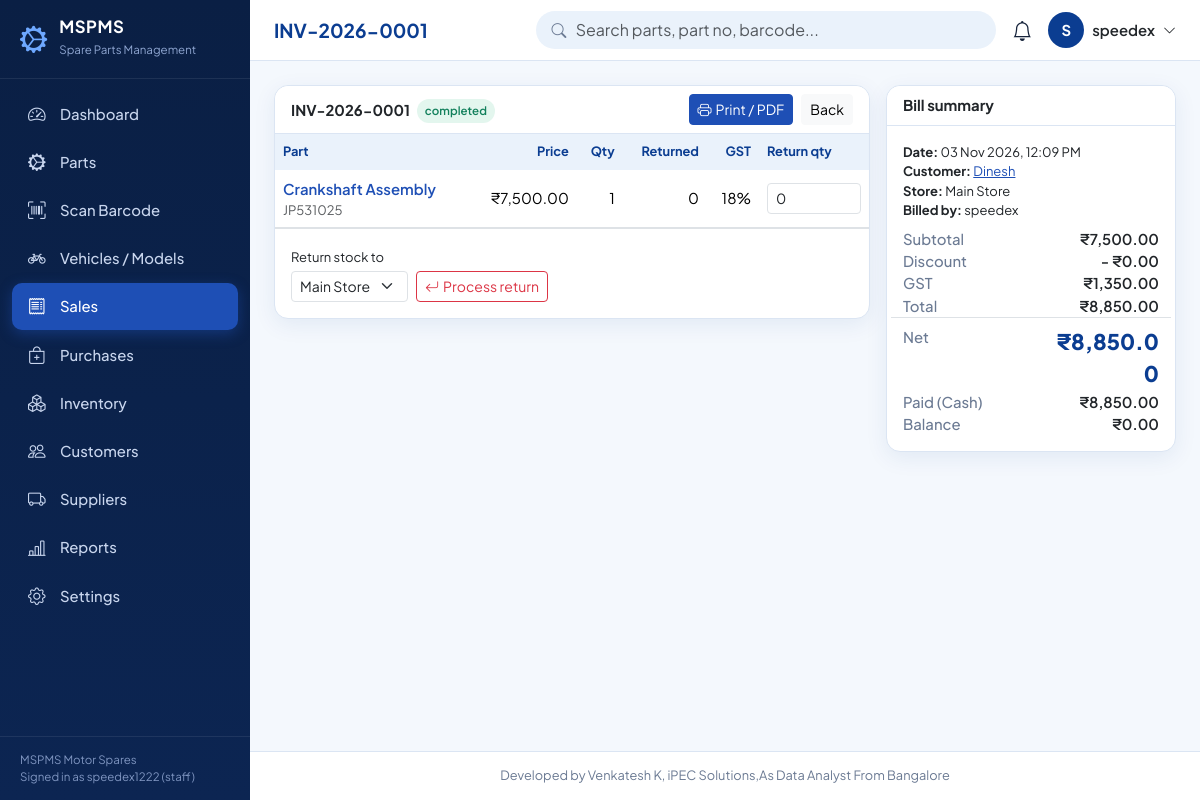
The app's page /sales/1 (signed in) with its own data.
### tables this page shows
CREATE TABLE settings (
    key   TEXT PRIMARY KEY,
    value TEXT
);

CREATE TABLE users (
    id            INTEGER PRIMARY KEY AUTOINCREMENT,
    username      TEXT NOT NULL UNIQUE COLLATE NOCASE CHECK (length(username) >= 3),
    password_hash TEXT NOT NULL,
    full_name     TEXT NOT NULL,
    email         TEXT,
    role          TEXT NOT NULL DEFAULT 'staff' CHECK (role IN ('admin','manager','staff')),
    active        INTEGER NOT NULL DEFAULT 1 CHECK (active IN (0,1)),
    created_at    TEXT NOT NULL DEFAULT (datetime('now','localtime'))
);

CREATE TABLE sales (
    id              INTEGER PRIMARY KEY AUTOINCREMENT,
    invoice_no      TEXT NOT NULL UNIQUE,
    customer_id     INTEGER REFERENCES customers(id) ON DELETE SET NULL,
    location_id     INTEGER NOT NULL REFERENCES locations(id) ON DELETE RESTRICT,
    sale_date       TEXT NOT NULL,
    subtotal        REAL NOT NULL DEFAULT 0 CHECK (subtotal >= 0),
    discount        REAL NOT NULL DEFAULT 0 CHECK (discount >= 0),
    gst_amount      REAL NOT NULL DEFAULT 0 CHECK (gst_amount >= 0),
    total           REAL NOT NULL DEFAULT 0 CHECK (total >= 0),
    returned_amount REAL NOT NULL DEFAULT 0 CHECK (returned_amount >= 0),
    paid_amount     REAL NOT NULL DEFAULT 0 CHECK (paid_amount >= 0),
    payment_mode    TEXT NOT NULL DEFAULT 'Cash' CHECK (payment_mode IN ('Cash','UPI','Card','Credit')),
    status          TEXT NOT NULL DEFAULT 'completed' CHECK (status IN ('completed','partial_return','returned')),
    user_id         INTEGER REFERENCES users(id) ON DELETE SET NULL
);

CREATE TABLE sale_items (
    id           INTEGER PRIMARY KEY AUTOINCREMENT,
    sale_id      INTEGER NOT NULL REFERENCES sales(id) ON DELETE CASCADE,
    part_id      INTEGER NOT NULL REFERENCES parts(id) ON DELETE RESTRICT,
    qty          INTEGER NOT NULL CHECK (qty > 0),
    unit_price   REAL NOT NULL CHECK (unit_price >= 0),
    cost_price   REAL NOT NULL DEFAULT 0 CHECK (cost_price >= 0),
    gst_percent  REAL NOT NULL DEFAULT 18 CHECK (gst_percent BETWEEN 0 AND 100),
    returned_qty INTEGER NOT NULL DEFAULT 0,
    CHECK (returned_qty >= 0 AND returned_qty <= qty)
);

CREATE TABLE parts (
    id            INTEGER PRIMARY KEY AUTOINCREMENT,
    part_no       TEXT NOT NULL UNIQUE COLLATE NOCASE,
    name          TEXT NOT NULL,
    category_id   INTEGER NOT NULL REFERENCES categories(id) ON DELETE RESTRICT,
    brand_id      INTEGER REFERENCES brands(id) ON DELETE SET NULL,
    description   TEXT,
    cost_price    REAL NOT NULL DEFAULT 0 CHECK (cost_price >= 0),
    selling_price REAL NOT NULL DEFAULT 0 CHECK (selling_price >= 0),
    gst_percent   REAL NOT NULL DEFAULT 18 CHECK (gst_percent BETWEEN 0 AND 100),
    reorder_level INTEGER NOT NULL DEFAULT 5 CHECK (reorder_level >= 0),
    rack          TEXT,
    barcode       TEXT NOT NULL UNIQUE,
    image         TEXT,
    created_at    TEXT NOT NULL DEFAULT (datetime('now','localtime')),
    updated_at    TEXT NOT NULL DEFAULT (datetime('now','localtime'))
);

CREATE TABLE customers (
    id         INTEGER PRIMARY KEY AUTOINCREMENT,
    name       TEXT NOT NULL,
    phone      TEXT,
    email      TEXT,
    address    TEXT,
    bike_owned TEXT,
    created_at TEXT NOT NULL DEFAULT (datetime('now','localtime'))
);

CREATE TABLE locations (
    id      INTEGER PRIMARY KEY AUTOINCREMENT,
    name    TEXT NOT NULL UNIQUE COLLATE NOCASE,
    type    TEXT NOT NULL DEFAULT 'Store' CHECK (type IN ('Store','Warehouse','Rack')),
    address TEXT
);

### app.py (the view)
@app.route("/sales/<int:sid>")
def sale_detail(sid):
    s, items = sale_or_404(sid)
    return render_template("sale_detail.html", s=s, items=items, locations=qall("SELECT * FROM locations ORDER BY name"))

### app.py (called while the page is built)
def get_db():
    if "db" not in g:
        g.db = sqlite3.connect(DB_PATH)
        g.db.row_factory = sqlite3.Row
        g.db.execute("PRAGMA foreign_keys = ON")
    return g.db

def qall(sql, args=()):
    return get_db().execute(sql, args).fetchall()

def qone(sql, args=()):
    return get_db().execute(sql, args).fetchone()

def S(key, default=""):
    row = qone("SELECT value FROM settings WHERE key=?", (key,))
    return row["value"] if row and row["value"] is not None else default

def inr(v, dec=2):
    try:
        v = float(v or 0)
    except (TypeError, ValueError):
        return v
    neg, v = v < 0, abs(v)
    whole, _, frac = f"{v:.{dec}f}".partition(".")
    if len(whole) > 3:
        head, tail, groups = whole[:-3], whole[-3:], []
        while len(head) > 2:
            groups.insert(0, head[-2:])
            head = head[:-2]
        if head:
            groups.insert(0, head)
        whole = ",".join(groups + [tail])
    return ("-" if neg else "") + "₹" + whole + ("." + frac if dec else "")

@app.template_filter("inr")
def inr_filter(v, dec=2):
    return inr(v, dec)

@app.template_filter("dmyhm")
def dmyhm(v):
    try:
        return datetime.fromisoformat(str(v)[:19]).strftime("%d %b %Y, %I:%M %p")
    except (TypeError, ValueError):
        return v or ""

@app.template_global()
def csrf_token():
    if "_csrf" not in session:
        session["_csrf"] = secrets.token_hex(16)
    return session["_csrf"]

@app.template_global()
def csrf_input():
    return Markup(f'<input type="hidden" name="csrf_token" value="{csrf_token()}">')

@app.before_request
def before_request():
    g.user = None
    if session.get("uid"):
        g.user = qone("SELECT * FROM users WHERE id=? AND active=1", (session["uid"],))
        if g.user is None:
            session.pop("uid", None)
    if request.endpoint in (None, "static"):
        return None
    if request.method == "POST":  # CSRF protection for every POST
        token = request.form.get("csrf_token") or request.headers.get("X-CSRF-Token") or ""
        if not session.get("_csrf") or not secrets.compare_digest(token, session["_csrf"]):
            abort(400)
    if g.user is None and request.endpoint not in ("login", "signup"):
        if request.path.startswith("/api/"):
            return jsonify(error="Login required"), 401
        return redirect(url_for("login", next=request.path if request.method == "GET" else None))
    return None

### templates/sale_detail.html (shortened to what this page needs)
{% extends 'base.html' %}
{% block title %}{{ s.invoice_no }}{% endblock %}
{% block content %}
{% set net = s.total - s.returned_amount %}{% set bal = [net - s.paid_amount, 0]|max %}
<div class="row g-3">
  <div class="col-lg-8"><form method="post" action="{{ url_for('sale_return', sid=s.id) }}" class="needs-validation" novalidate>{{ csrf_input() }}<div class="card">
    <div class="card-header"><span>{{ s.invoice_no }} <span class="badge-soft {{ {'completed':'b-ok','partial_return':'b-low','returned':'b-out'}[s.status] }} ms-1">{{ s.status|replace('_',' ') }}</span></span>
      <span class="d-flex gap-2"><a class="btn btn-sm btn-primary" target="_blank" href="{{ url_for('sale_print', sid=s.id) }}"><i class="bi bi-printer me-1"></i>Print / PDF</a><a class="btn btn-sm btn-light" href="{{ url_for('sales') }}">Back</a></span></div>
    <div class="table-responsive"><table class="table"><thead><tr><th>Part</th><th class="text-end">Price</th><th class="text-end">Qty</th><th class="text-end">Returned</th><th class="text-end">GST</th><th style="width:110px">Return qty</th></tr></thead><tbody>
    {% for i in items %}<tr><td><a class="text-decoration-none fw-semibold" href="{{ url_for('part_detail', pid=i.part_id) }}">{{ i.name }}</a><div class="small text-muted">{{ i.part_no }}</div></td><td class="text-end">{{ i.unit_price|inr }}</td><td class="text-end">{{ i.qty }}</td>
      <td class="text-end">{{ i.returned_qty }}</td><td class="text-end">{{ '%g'|format(i.gst_percent) }}%</td>
      <td>{% if i.qty > i.returned_qty %}<input type="number" min="0" max="{{ i.qty - i.returned_qty }}" value="0" name="ret_{{ i.id }}" class="form-control form-control-sm">{% else %}<span class="text-muted small">done</span>{% endif %}</td></tr>{% endfor %}</tbody></table></div>
    {% if s.status != 'returned' %}<div class="card-body border-top d-flex flex-wrap gap-2 align-items-end"><div><label class="form-label small mb-1">Return stock to</label><select class="form-select form-select-sm" name="location_id">{% for l in locations %}<option value="{{ l.id }}" {{ 'selected' if l.id == s.location_id }}>{{ l.name }}</option>{% endfor %}</select></div>
      <button class="btn btn-outline-danger btn-sm"><i class="bi bi-arrow-return-left me-1"></i>Process return</button></div>{% endif %}
  </div></form></div>
  <div class="col-lg-4 vstack gap-3">
    <div class="card"><div class="card-header">Bill summary</div><div class="card-body">
      <div class="small mb-2"><b>Date:</b> {{ s.sale_date|dmyhm }}<br><b>Customer:</b> {% if s.customer_id %}<a href="{{ url_for('customer_detail', cid=s.customer_id) }}">{{ s.customer }}</a>{% else %}Walk-in{% endif %}<br><b>Store:</b> {{ s.location }}<br><b>Billed by:</b> {{ s.cashier or '-' }}</div>
      <dl class="totals-box row mb-0"><dt class="col-6">Subtotal</dt><dd class="col-6">{{ s.subtotal|inr }}</dd><dt class="col-6">Discount</dt><dd class="col-6">- {{ s.discount|inr }}</dd><dt class="col-6">GST</dt><dd class="col-6">{{ s.gst_amount|inr }}</dd>
        <dt class="col-6">Total</dt><dd class="col-6">{{ s.total|inr }}</dd>{% if s.returned_amount %}<dt class="col-6">Returned</dt><dd class="col-6 text-danger">- {{ s.returned_amount|inr }}</dd>{% endif %}
        <dt class="col-6 border-top pt-2">Net</dt><dd class="col-6 border-top pt-2 grand">{{ net|inr }}</dd><dt class="col-6">Paid ({{ s.payment_mode }})</dt><dd class="col-6">{{ s.paid_amount|inr }}</dd>
        <dt class="col-6">Balance</dt><dd class="col-6 {{ 'text-danger' if bal > 0.005 }}">{{ bal|inr }}</dd></dl>
        </div></div>
  </div>
</div>
{% endblock %}

### templates/base.html (shortened to what this page needs)
<!doctype html>
<html lang="en">
<head>
  <link href="https://cdn.jsdelivr.net/npm/bootstrap@5.3.3/dist/css/bootstrap.min.css" rel="stylesheet">
  <link href="https://cdn.jsdelivr.net/npm/bootstrap-icons@1.11.3/font/bootstrap-icons.min.css" rel="stylesheet">
  <link href="{{ url_for('static', filename='css/style.css') }}" rel="stylesheet">
</head>
<body>
{% set nav = [
  ('/', 'Dashboard', 'speedometer2'), ('/parts', 'Parts', 'gear-wide-connected'), ('/scan', 'Scan Barcode', 'upc-scan'),
  ('/bikes', 'Vehicles / Models', 'bicycle'), ('/sales', 'Sales', 'receipt'), ('/purchases', 'Purchases', 'bag-plus'),
  ('/inventory', 'Inventory', 'boxes'), ('/customers', 'Customers', 'people'), ('/suppliers', 'Suppliers', 'truck'),
  ('/reports', 'Reports', 'bar-chart-line'), ('/settings', 'Settings', 'gear')] %}
<aside class="sidebar" id="sidebar" aria-label="Main navigation">
  <div class="brand"><i class="bi bi-gear-wide-connected"></i><div><b>MSPMS</b><small>Spare Parts Management</small></div></div>
  <nav>
    {% for href, label, icon in nav %}
    <a href="{{ href }}" class="{{ 'active' if (request.path == '/' if href == '/' else request.path.startswith(href)) }}"><i class="bi bi-{{ icon }}"></i>{{ label }}</a>
    {% endfor %}
  </nav>
  <div class="side-foot">{{ shop_name }}<br>Signed in as {{ g.user.username }} ({{ g.user.role }})</div>
</aside>
<div class="main">
  <header class="topbar no-print">
    <h1 class="page-title">{% block page_title %}{{ self.title() }}{% endblock %}</h1>
    <div class="gsearch d-none d-sm-block">
      <i class="bi bi-search"></i>
      <form action="{{ url_for('parts_list') }}" method="get" autocomplete="off">
        <input class="form-control" id="globalSearch" name="q" placeholder="Search parts, part no, barcode..." aria-label="Search parts">
      </form>
    </div>
    <div class="dropdown ms-auto ms-sm-0">
      <a href="#" class="bell" data-bs-toggle="dropdown" aria-label="Notifications"><i class="bi bi-bell"></i>
        {% if low_count %}<span class="badge rounded-pill bg-danger">{{ low_count }}</span>{% endif %}</a>
    </div>
    <div class="dropdown">
      <a href="#" class="d-flex align-items-center gap-2 text-decoration-none text-dark" data-bs-toggle="dropdown" aria-label="User menu">
        <span class="avatar">{{ g.user.full_name[:1]|upper }}</span><span class="d-none d-md-inline fw-semibold">{{ g.user.full_name }}</span><i class="bi bi-chevron-down small"></i></a>
    </div>
  </header>
  <main class="content">
    {% block content %}{% endblock %}
  </main>
  <footer class="app-footer">{{ CREDIT }}</footer>
</div>
</body>
</html>

### static/css/style.css (style rules this page uses)
:root { --navy:#0A1F44; --royal:#0B3D91; --blue:#1E4FB5; --panel:#EAF2FB; --bg:#F4F8FD; --ink:#16233b; --muted:#6b7a93; --line:#dbe5f3; --ok:#12805c; --warn:#b7791f; --bad:#c0392b; --radius:14px; --shadow:0 6px 22px rgba(11,61,145,.08); --bs-primary:#1E4FB5; --bs-primary-rgb:30,79,181; --bs-body-font-family:'Plus Jakarta Sans',system-ui,-apple-system,'Segoe UI',Roboto,sans-serif; }
body { background:var(--bg);color:var(--ink);font-size:.93rem }
a { color:var(--blue) }
.btn-primary { --bs-btn-bg:var(--blue);--bs-btn-border-color:var(--blue);--bs-btn-hover-bg:var(--royal);--bs-btn-hover-border-color:var(--royal);--bs-btn-active-bg:var(--royal);--bs-btn-disabled-bg:var(--blue) }
.sidebar { position:fixed;inset:0 auto 0 0;width:250px;background:linear-gradient(180deg,var(--navy) 0%,#0c2552 100%);color:#c9d6ee;z-index:1040;display:flex;flex-direction:column;transition:transform .25s ease }
.sidebar .brand { display:flex;gap:.75rem;align-items:center;padding:1.15rem 1.25rem;border-bottom:1px solid rgba(255,255,255,.08);color:#fff }
.sidebar .brand i { font-size:1.7rem;color:#6ea8ff }
.sidebar .brand b { display:block;letter-spacing:.5px;font-size:1.05rem;line-height:1.1 }
.sidebar .brand small { color:#8fa6d1;font-size:.72rem }
.sidebar nav { padding:.75rem;overflow-y:auto;flex:1 }
.sidebar nav a { display:flex;align-items:center;gap:.8rem;padding:.62rem .9rem;border-radius:10px;color:#c9d6ee;text-decoration:none;margin-bottom:2px;font-weight:500 }
.sidebar nav a i { font-size:1.1rem;width:1.3rem;text-align:center }
.sidebar nav a.active { background:var(--blue);color:#fff;box-shadow:0 4px 14px rgba(30,79,181,.45) }
.sidebar .side-foot { padding:.9rem 1.25rem;font-size:.72rem;color:#7f95c0;border-top:1px solid rgba(255,255,255,.08) }
.main { margin-left:250px;min-height:100vh;display:flex;flex-direction:column }
.topbar { position:sticky;top:0;z-index:1020;background:#fff;border-bottom:1px solid var(--line);padding:.7rem 1.5rem;display:flex;align-items:center;gap:1rem }
.page-title { font-size:1.2rem;font-weight:700;margin:0;color:var(--royal);white-space:nowrap }
.gsearch { position:relative;flex:1;max-width:460px;margin-left:auto }
.gsearch input { border-radius:30px;padding-left:2.4rem;background:var(--panel);border-color:transparent }
.gsearch>i { position:absolute;left:.95rem;top:50%;transform:translateY(-50%);color:var(--muted) }
.bell { position:relative;color:var(--ink);font-size:1.25rem }
.avatar { width:36px;height:36px;border-radius:50%;background:var(--royal);color:#fff;display:inline-flex;align-items:center;justify-content:center;font-weight:700 }
.content { padding:1.5rem;flex:1 }
.app-footer { padding:.9rem 1.5rem;text-align:center;color:var(--muted);font-size:.8rem;border-top:1px solid var(--line);background:#fff }
.card { border:1px solid var(--line);border-radius:var(--radius);box-shadow:var(--shadow) }
.card-header { background:#fff;border-bottom:1px solid var(--line);font-weight:700;border-radius:var(--radius) var(--radius) 0 0!important;display:flex;align-items:center;justify-content:space-between;gap:.5rem }
.table { --bs-table-bg:transparent;margin-bottom:0 }
.table thead th { background:var(--panel);color:var(--royal);font-weight:700;font-size:.8rem;border-bottom:0;white-space:nowrap }
.table td { vertical-align:middle }
.badge-soft { padding:.38em .7em;border-radius:20px;font-weight:600;font-size:.72rem }
.b-ok { background:#e3f6ee;color:var(--ok) }
.totals-box dt { font-weight:500;color:var(--muted) }
.totals-box dd { text-align:right;margin:0;font-weight:600 }
.totals-box .grand { font-size:1.35rem;color:var(--royal);font-weight:800 }

### records on screen
settings: value "MSPMS Motor Spares"
users: user.username "speedex1222", user.role "staff", user "S", user.full_name "speedex", full_name "speedex"
sales: invoice_no "INV-2026-0001", status "completed", sale_date|dmyhm "03 Nov 2026, 12:09 PM", subtotal|inr "₹7,500.00", discount|inr "₹0.00", gst_amount|inr "₹1,350.00", total|inr "₹8,850.00", payment_mode "Cash", paid_amount|inr "₹8,850.00"
sale_items: name "Crankshaft Assembly", part_no "JP531025", unit_price|inr "₹7,500.00", qty "1", returned_qty "0", gst_percent "18"
customers: customer "Dinesh"
locations: location "Main Store"

### other values on screen
{{ label }} "Dashboard" "Parts" "Scan Barcode" "Vehicles / Models" "Sales" "Purchases" "Inventory" "Customers" "Suppliers" "Reports" "Settings"
{{ net|inr }} "₹8,850.00"
{{ bal|inr }} "₹0.00"
{{ CREDIT }} "Developed by Venkatesh K, iPEC Solutions,As Data Analyst From Bangalore"
form field location_id "Main Store"
